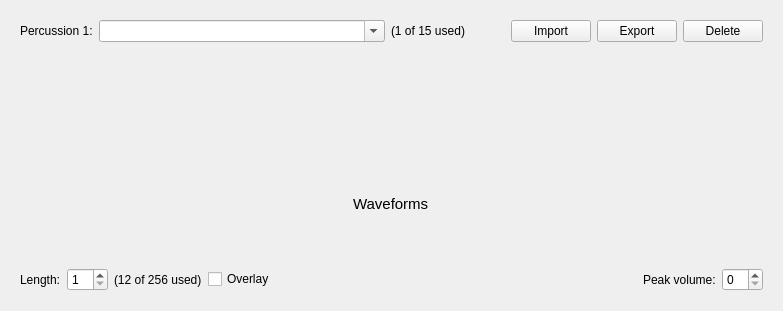
      <widget class="PercussionTab" name="tabPercussion">
       <property name="sizePolicy">
        <sizepolicy hsizetype="Expanding" vsizetype="Expanding">
         <horstretch>0</horstretch>
         <verstretch>0</verstretch>
        </sizepolicy>
       </property>
       <property name="focusPolicy">
        <enum>Qt::StrongFocus</enum>
       </property>
       <attribute name="title">
        <string>Percussion</string>
       </attribute>
       <layout class="QVBoxLayout" name="verticalLayout_3">
        <item>
         <widget class="QWidget" name="widget_3" native="true">
          <layout class="QHBoxLayout" name="horizontalLayout_3">
           <item>
            <widget class="QLabel" name="labelPercussionNumber">
             <property name="text">
              <string>Percussion 1:</string>
             </property>
            </widget>
           </item>
           <item>
            <widget class="QComboBox" name="comboBoxPercussion">
             <property name="editable">
              <bool>true</bool>
             </property>
             <property name="maxVisibleItems">
              <number>15</number>
             </property>
             <property name="insertPolicy">
              <enum>QComboBox::InsertAtCurrent</enum>
             </property>
             <property name="minimumContentsLength">
              <number>32</number>
             </property>
            </widget>
           </item>
           <item>
            <widget class="QLabel" name="labelPercussionUsed">
             <property name="text">
              <string>(1 of 15 used)</string>
             </property>
            </widget>
           </item>
           <item>
            <spacer name="horizontalSpacer_3">
             <property name="orientation">
              <enum>Qt::Horizontal</enum>
             </property>
             <property name="sizeHint" stdset="0">
              <size>
               <width>40</width>
               <height>20</height>
              </size>
             </property>
            </spacer>
           </item>
           <item>
            <widget class="QPushButton" name="buttonPercussionImport">
             <property name="text">
              <string>Import</string>
             </property>
            </widget>
           </item>
           <item>
            <widget class="QPushButton" name="buttonPercussionExport">
             <property name="text">
              <string>Export</string>
             </property>
            </widget>
           </item>
           <item>
            <widget class="QPushButton" name="buttonPercussionDelete">
             <property name="text">
              <string>Delete</string>
             </property>
            </widget>
           </item>
          </layout>
         </widget>
        </item>
        <item>
         <spacer name="verticalSpacer_4">
          <property name="orientation">
           <enum>Qt::Vertical</enum>
          </property>
          <property name="sizeHint" stdset="0">
           <size>
            <width>20</width>
            <height>40</height>
           </size>
          </property>
         </spacer>
        </item>
        <item alignment="Qt::AlignHCenter">
         <widget class="PercussionShaper" name="percussionVolumeShaper" native="true"/>
        </item>
        <item>
         <spacer name="verticalSpacer_7">
          <property name="orientation">
           <enum>Qt::Vertical</enum>
          </property>
          <property name="sizeHint" stdset="0">
           <size>
            <width>20</width>
            <height>40</height>
           </size>
          </property>
         </spacer>
        </item>
        <item alignment="Qt::AlignHCenter">
         <widget class="PercussionShaper" name="percussionFrequencyShaper" native="true"/>
        </item>
        <item>
         <spacer name="verticalSpacer_6">
          <property name="orientation">
           <enum>Qt::Vertical</enum>
          </property>
          <property name="sizeHint" stdset="0">
           <size>
            <width>20</width>
            <height>40</height>
           </size>
          </property>
         </spacer>
        </item>
        <item alignment="Qt::AlignHCenter">
         <widget class="WaveformShaper" name="percussionWaveformShaper" native="true"/>
        </item>
        <item alignment="Qt::AlignHCenter">
         <widget class="QLabel" name="label_5">
          <property name="font">
           <font>
            <family>Arial</family>
            <pointsize>11</pointsize>
            <weight>50</weight>
            <bold>false</bold>
           </font>
          </property>
          <property name="text">
           <string>Waveforms</string>
          </property>
         </widget>
        </item>
        <item>
         <spacer name="verticalSpacer_5">
          <property name="orientation">
           <enum>Qt::Vertical</enum>
          </property>
          <property name="sizeHint" stdset="0">
           <size>
            <width>20</width>
            <height>40</height>
           </size>
          </property>
         </spacer>
        </item>
        <item>
         <widget class="QWidget" name="widget_7" native="true">
          <layout class="QHBoxLayout" name="horizontalLayout_4">
           <item>
            <widget class="QLabel" name="label_2">
             <property name="text">
              <string>Length:</string>
             </property>
            </widget>
           </item>
           <item>
            <widget class="QSpinBox" name="spinBoxPercussionLength">
             <property name="minimum">
              <number>1</number>
             </property>
            </widget>
           </item>
           <item>
            <widget class="QLabel" name="labelPercussionFramesUsed">
             <property name="text">
              <string>(12 of 256 used)</string>
             </property>
            </widget>
           </item>
           <item>
            <widget class="QCheckBox" name="checkBoxOverlay">
             <property name="text">
              <string>Overlay</string>
             </property>
            </widget>
           </item>
           <item>
            <spacer name="horizontalSpacer_4">
             <property name="orientation">
              <enum>Qt::Horizontal</enum>
             </property>
             <property name="sizeHint" stdset="0">
              <size>
               <width>40</width>
               <height>20</height>
              </size>
             </property>
            </spacer>
           </item>
           <item>
            <widget class="QLabel" name="label_4">
             <property name="text">
              <string>Peak volume:</string>
             </property>
            </widget>
           </item>
           <item>
            <widget class="QSpinBox" name="spinBoxPercussionVolume">
             <property name="maximum">
              <number>15</number>
             </property>
            </widget>
           </item>
          </layout>
         </widget>
        </item>
       </layout>
      </widget>
